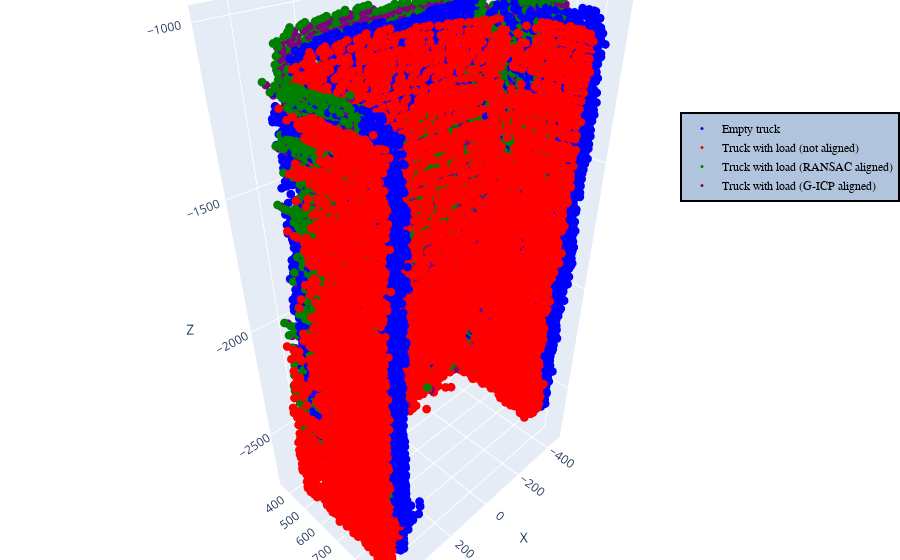

The notebook cell saved with this chart:
### Code cell
voxel_size = 30
max_nn_normals = 300
max_nn_fpfh = 1000
confidence = 1.0
max_iteration_ransac = 100000

source_down, source_fpfh = preprocess_point_cloud(source, voxel_size, max_nn_normals, max_nn_fpfh)
target_down, target_fpfh = preprocess_point_cloud(target, voxel_size, max_nn_normals, max_nn_fpfh)
  
result_ransac = ransac_registration(source_down, target_down, source_fpfh, target_fpfh, voxel_size, max_iteration_ransac, confidence)
print('RANSAC result:', result_ransac)
print('RANSAC transformation:', result_ransac.transformation)

epsilon = 1e-6
max_iteration_icp = 2000
# result_icp = g_icp_registration(source, target, result_ransac.transformation, voxel_size, epsilon, max_iteration_icp)
result_icp = icp_registration(source, target, result_ransac.transformation, voxel_size, 'generalized', epsilon, max_iteration_icp)


print('ICP result:', result_icp)
print('ICP transformation:', result_icp.transformation)

icp_aligned = copy.deepcopy(source)
icp_aligned.transform(result_icp.transformation)

ransac_aligned = copy.deepcopy(source)
ransac_aligned.transform(result_ransac.transformation)

x1 = [p[0] for p in target.points]
y1 = [p[1] for p in target.points]
z1 = [p[2] for p in target.points]

x2 = [p[0] for p in source.points]
y2 = [p[1] for p in source.points]
z2 = [p[2] for p in source.points]

x3 = [p[0] for p in ransac_aligned.points]
y3 = [p[1] for p in ransac_aligned.points]
z3 = [p[2] for p in ransac_aligned.points]

x4 = [p[0] for p in icp_aligned.points]
y4 = [p[1] for p in icp_aligned.points]
z4 = [p[2] for p in icp_aligned.points]

trace1 = go.Scatter3d(
    x=x1, y=y1, z=z1,
    mode='markers',
    marker=dict(
        size=3,
        color='blue',
    ),
    name='Empty truck'
)

trace2 = go.Scatter3d(
    x=x2, y=y2, z=z2,
    mode='markers',
    marker=dict(
        size=3,
        color='red',
    ),
    name='Truck with load (not aligned)'
)

trace3 = go.Scatter3d(
    x=x3, y=y3, z=z3,
    mode='markers',
    marker=dict(
        size=3,
        color='green',
    ),
    name='Truck with load (RANSAC aligned)'
)

trace4 = go.Scatter3d(
    x=x4, y=y4, z=z4,
    mode='markers',
    marker=dict(
        size=3,
        color='purple',
    ),
    name='Truck with load (G-ICP aligned)'
)

fig = go.Figure()
fig.add_trace(trace1)
fig.add_trace(trace2)
fig.add_trace(trace3)
fig.add_trace(trace4)

# Update the layout

fig.update_layout(
    legend=dict(
        x=0.8,  # Adjust x-coordinate
        y=0.8,  # Adjust y-coordinate
        traceorder="normal",
        font=dict(
            family="sans-serif",
            size=12,
            color="black"
        ),
        bgcolor="LightSteelBlue",
        bordercolor="Black",
        borderwidth=2
    ),
    margin=dict(l=0, r=0, b=0, t=0),
    scene=dict(
        xaxis=dict(title='X'),
        yaxis=dict(title='Y'),
        zaxis=dict(title='Z')
    )
)

# Show the figure
fig.show()

### Figure 1 — Plotly figure (JSON) as saved in the notebook; plotly's stock layout.template omitted (floating-point values rounded to 4 significant figures; data arrays with more than 128 entries replaced by an {"elided": "..."} marker saying what was removed)
{"data": [{"marker": {"color": "blue", "size": 3}, "mode": "markers", "name": "Empty truck", "type": "scatter3d", "x": {"elided": "12812 float values"}, "y": {"elided": "12812 int values"}, "z": {"elided": "12812 int values"}}, {"marker": {"color": "red", "size": 3}, "mode": "markers", "name": "Truck with load (not aligned)", "type": "scatter3d", "x": {"elided": "7441 float values"}, "y": {"elided": "7441 int values"}, "z": {"elided": "7441 int values"}}, {"marker": {"color": "green", "size": 3}, "mode": "markers", "name": "Truck with load (RANSAC aligned)", "type": "scatter3d", "x": {"elided": "7441 float values"}, "y": {"elided": "7441 float values"}, "z": {"elided": "7441 float values"}}, {"marker": {"color": "purple", "size": 3}, "mode": "markers", "name": "Truck with load (G-ICP aligned)", "type": "scatter3d", "x": {"elided": "7441 float values"}, "y": {"elided": "7441 float values"}, "z": {"elided": "7441 float values"}}], "layout": {"legend": {"bgcolor": "LightSteelBlue", "bordercolor": "Black", "borderwidth": 2, "font": {"color": "black", "family": "sans-serif", "size": 12}, "traceorder": "normal", "x": 0.8, "y": 0.8}, "margin": {"b": 0, "l": 0, "r": 0, "t": 0}, "scene": {"xaxis": {"title": {"text": "X"}}, "yaxis": {"title": {"text": "Y"}}, "zaxis": {"title": {"text": "Z"}}}}}
